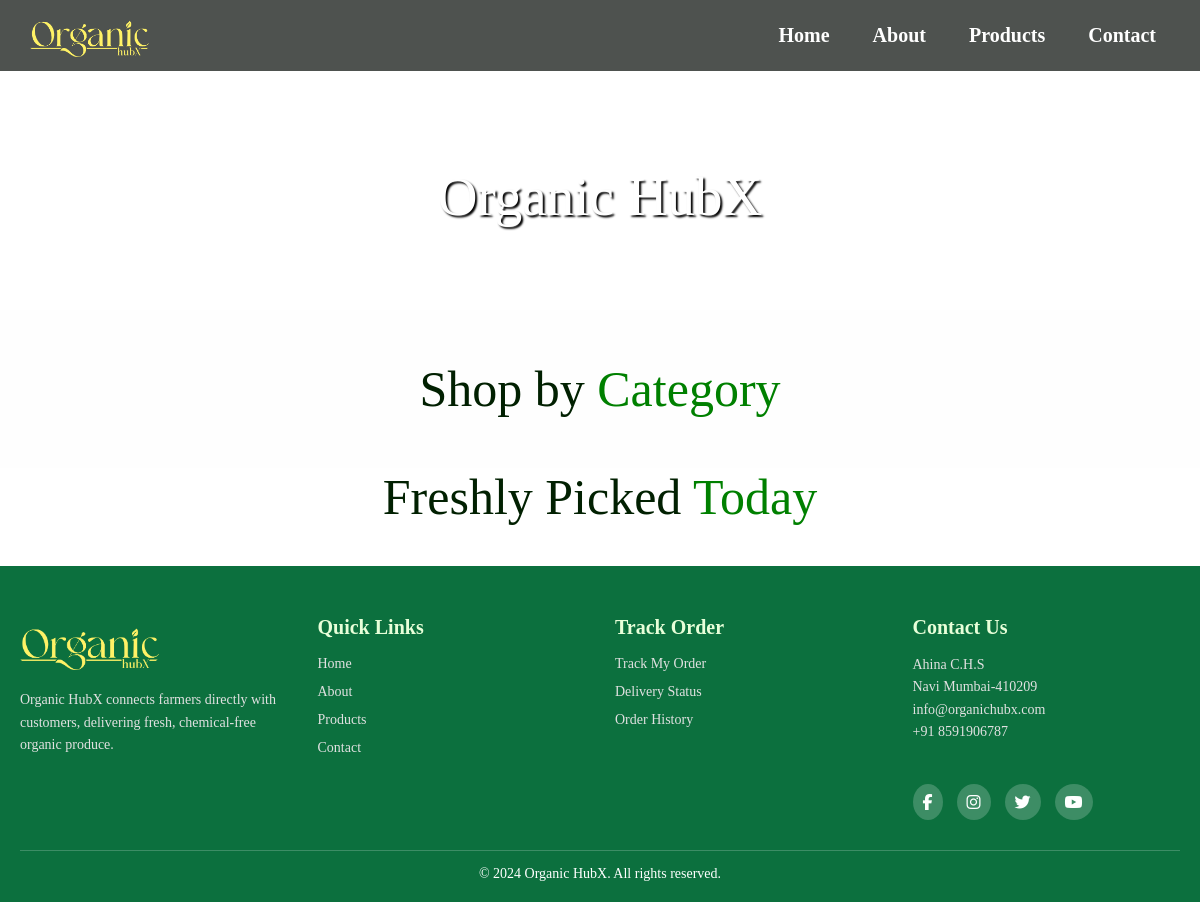
/products/?category=1, run on an earlier commit of the app's database.
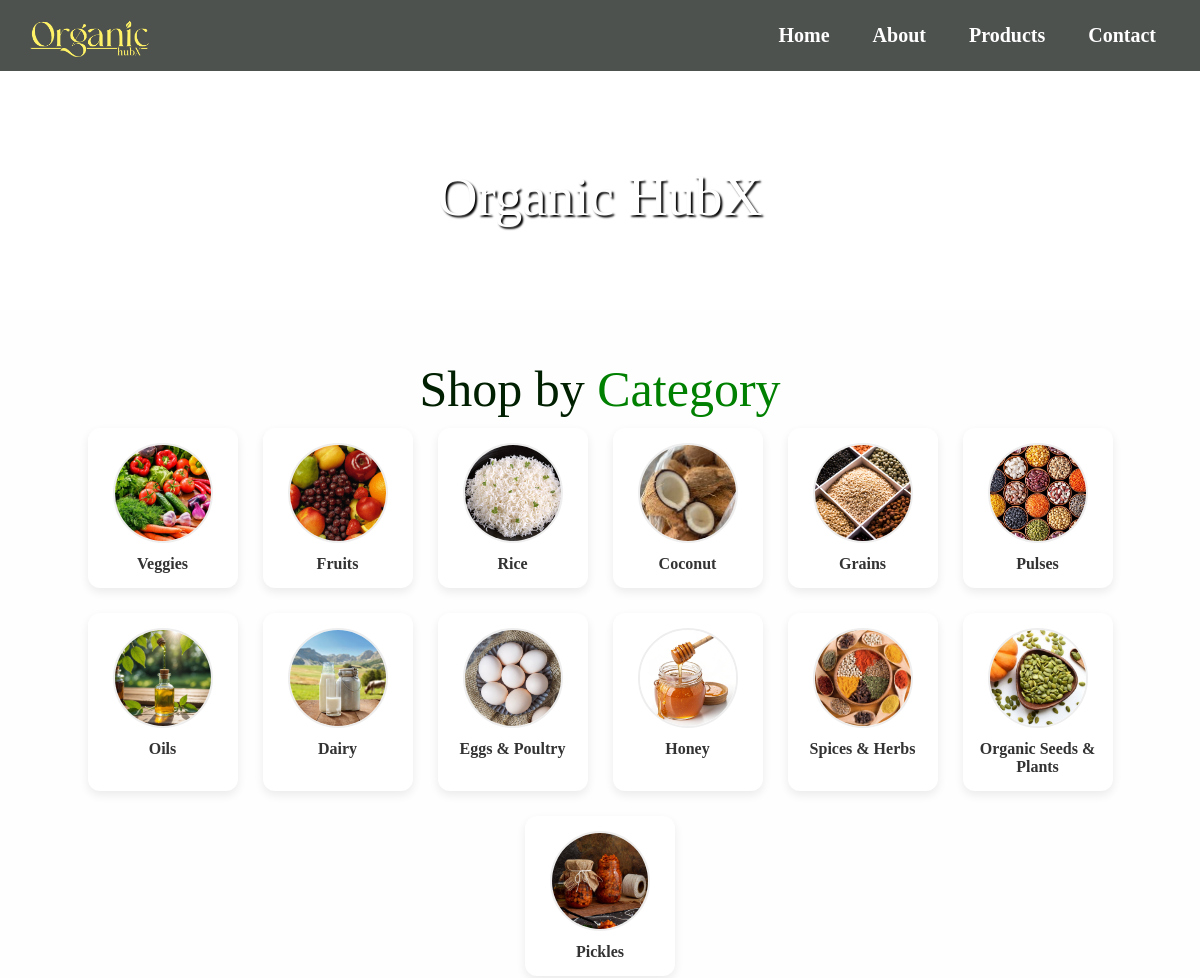
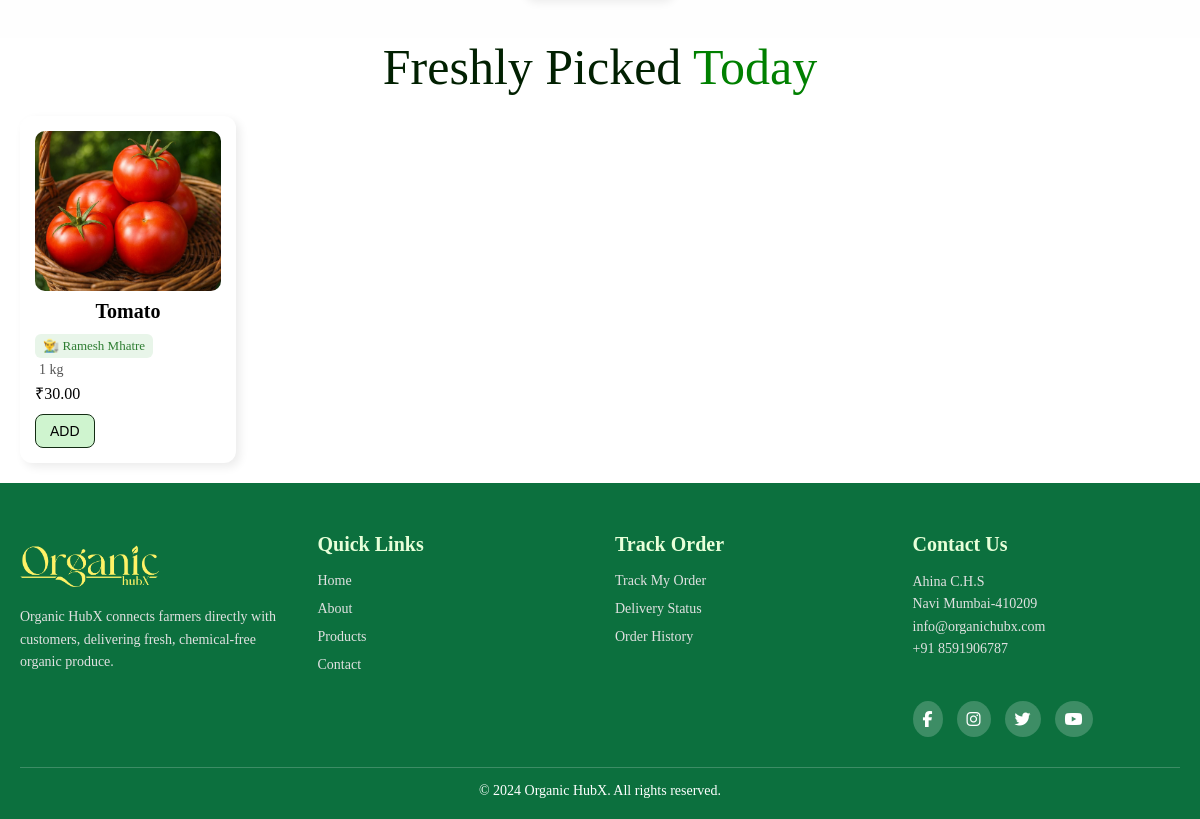
And on a later commit of the database (2 pictures, top to bottom).
### website/models.py (models this page shows, shortened)
class Category(models.Model):
    name = models.CharField(max_length=100)
    image = models.ImageField(upload_to='categories/', blank=True)

class Product(models.Model):
    farmer = models.ForeignKey(User, on_delete=models.CASCADE)
    category = models.ForeignKey(Category, on_delete=models.CASCADE,null=True,blank=True)
    name = models.CharField(max_length=100)
    description = models.TextField()
    price = models.DecimalField(max_digits=10, decimal_places=2)
    quantity = models.PositiveIntegerField()
    UNIT_CHOICES = [
        ('kg', 'Kilogram'),
        ('g', 'Gram'),
        ('l', 'Liter'),
        ('ml', 'Milliliter'),
        ('pcs', 'Pieces'),
    ]
    unit = models.CharField(
        max_length=10,
        choices=UNIT_CHOICES,
        default='kg'
    )
    image = models.ImageField(upload_to='products/')
    created_at = models.DateTimeField(auto_now_add=True)

### website/views.py (the view)
# urls.py: path('products/', views.products, name='products'),
def products(request):
    categories = Category.objects.all()
    products = Product.objects.select_related("farmer", "category")
    category_id = request.GET.get("category")
    if category_id:
        products = products.filter(category_id=category_id)
    return render(request, "website/products.html", {
        "categories": categories,
        "products": products
    })

### website/templates/website/products.html (shortened to what this page needs)
{% load static %}
{% load cart_extras %}
<!DOCTYPE html>
<html lang="en">
<head>
    <link rel="stylesheet" href="{% static 'website/css/style.css' %}">
    <link rel="stylesheet" href="https://cdnjs.cloudflare.com/ajax/libs/font-awesome/6.5.0/css/all.min.css">
    <link rel="stylesheet" href="{% static 'website/css/product.css' %}">
</head>
<body>
<header>
    <div class="container">
        <div class="header-wrap">
            <div class="logo">
                <a href="{% url 'home' %}">
                    <img src="{% static 'website/images/Yellow_logo.png' %}" alt="Organic HubX" width="120">
                </a>
            </div>
            <nav class="menu">
                    <ul class="nav-links">
                        <li><a href="{% url 'home' %}">Home</a></li>
                        <li><a href="{% url 'about' %}">About</a></li>
                        <li><a href="{% url 'products' %}">Products</a></li>
                        <li><a href="{% url 'contact' %}">Contact</a></li>
                    </ul>
                </nav>
        </div>
    </div>
</header>
<section id="image_content">
        <div class="img2"><h1>Organic HubX</h1>
            <h4>Fresh. Clean. Organic.</h4><div>
</section>
    <div class="category-section">
    <h2 class="section-title">Shop by <span>Category</span></h2>
    <div class="category-container">
        {% for cat in categories %}
        <a href="?category={{ cat.id }}" class="category-item">
            <div class="category-image-wrapper">
                {% if cat.image %}
                    <img src="{{ cat.image.url }}" alt="{{ cat.name }}">
                {% else %}
                    <img src="{% static 'website/images/default_category.png' %}" alt="Category">
                {% endif %}
            </div>
            <p class="category-name">{{ cat.name }}</p>
        </a>
        {% endfor %}
    </div>
</div>
    <h2 class="product-title">Freshly Picked <span>Today</span></h2>
    <div class="product-grid">
        {% for product in products %}
        <div class="product-card">
            <img src="{{ product.image.url }}">
            <h4>{{ product.name }}</h4>
            <div class="farmer-badge">
                <p>👨‍🌾 {{ product.farmer.first_name }}</p>
            </div>
            <p class="unit">
                {{ product.quantity }} {{ product.unit }}
            </p>
            <p>₹{{ product.price }}</p>
            <form onsubmit="return false;">
                <button
                    type="button"
                    class="add-btn"
                    onclick="addToCart('{{ product.id }}')">
                    ADD
                </button>
            </form>
        </div>
        {% endfor %}
    </div>
<footer class="main-footer">
    <div class="footer-container">
        <div class="footer-box">
            <img src="{% static 'website/images/Yellow_logo.png' %}" class="footer-logo">
            <p>
                Organic HubX connects farmers directly with customers,
                delivering fresh, chemical-free organic produce.
            </p>
        </div>
        <div class="footer-box">
            <h4>Quick Links</h4>
            <ul>
                <li><a href="{% url 'home' %}">Home</a></li>
                <li><a href="{% url 'about' %}">About</a></li>
                <li><a href="{% url 'products' %}">Products</a></li>
                <li><a href="{% url 'contact' %}">Contact</a></li>
            </ul>
        </div>
        <div class="footer-box">
            <h4>Track Order</h4>
            <ul>
                <li><a href="{% url 'track_order' %}">Track My Order</a></li>
                <li><a href="#">Delivery Status</a></li>
                <li><a href="#">Order History</a></li>
            </ul>
        </div>
        <div class="footer-box">
            <h4>Contact Us</h4>
            <p>Ahina C.H.S </p>
            <p>Navi Mumbai-410209</p>
            <p>info@organichubx.com</p>
            <p>+91 8591906787</p>
            <div class="socials">
                <i class="fab fa-facebook-f"></i>
                <i class="fab fa-instagram"></i>
                <i class="fab fa-twitter"></i>
                <i class="fab fa-youtube"></i>
            </div>
        </div>
    </div>
    <div class="footer-bottom">
        <p>© 2024 Organic HubX. All rights reserved.</p>
    </div>
</footer>
</body>
</html>

### website/static/website/css/style.css (style rules this page uses)
* { margin: 0; padding: 0; box-sizing: border-box; }
section { width: 100%; box-sizing: border-box; }
.container { width: 100%; padding: 0 30px; background-color: rgba(10, 16, 12, 0.72); position: fixed; top: 0; left: 0; z-index: 100; }
.header-wrap { display: flex; align-items: center; justify-content: space-between; padding: 10px 0; }
.menu { display: flex; align-items: center; gap: 20px; }
.nav-links { display: flex; align-items: center; }
.nav-links li { list-style: none; margin-left: 15px; }
.menu ul li a { color: white; text-decoration: none; font-family: Henotica; font-weight: bold; font-size: 20px; padding: 6px 14px; border-radius: 20px; transition: transform 0.3s ease, text-decoration 0.3s ease; }
.main-footer { background: #0c703e; color: #fff; padding: 50px 20px 20px; }
.footer-container { max-width: 1200px; margin: auto; display: grid; grid-template-columns: repeat(auto-fit, minmax(220px, 1fr)); gap: 30px; }
.footer-box h4 { margin-bottom: 15px; font-size: 20px; font-family:Henotica; color: #e8ffd9; }
.footer-box p { font-size: 14px; line-height: 1.6; color: #e1e1e1; }
.footer-logo { width: 140px; margin-bottom: 15px; }
.footer-box ul { list-style: none; }
.footer-box ul li { margin-bottom: 10px; }
.footer-box ul li a { color: #e1e1e1; text-decoration: none; font-size: 14px; transition: 0.3s; }
.socials { margin-top: 40px; }
.socials i { background: rgba(255,255,255,0.2); padding: 10px; border-radius: 50%; margin-right: 10px; cursor: pointer; }
.footer-bottom { text-align: center; border-top: 1px solid rgba(255,255,255,0.2); margin-top: 30px; padding-top: 15px; font-size: 14px; }

### website/static/website/css/product.css (style rules this page uses)
.category-section { padding: 40px 20px; background-color: #fefefe; text-align: center; }
.section-title { font-family: Mogilte; text-align: center; font-weight:lighter; font-size: 50px; margin:10px; color:rgb(1, 32, 1); }
.section-title span { color:green; }
.category-container { display: flex; flex-wrap: wrap; justify-content: center; gap: 25px; }
.category-item { display: flex; flex-direction: column; align-items: center; width: 150px; text-decoration: none; color: #333; background-color: #fff; border-radius: 12px; padding: 15px; box-shadow: 0 4px 10px rgba(0,0,0,0.08); transition: transform 0.3s, box-shadow 0.3s; }
.category-image-wrapper { width: 100px; height: 100px; margin-bottom: 12px; }
.category-image-wrapper img { width: 100%; height: 100%; object-fit: cover; border-radius: 50%; border: 2px solid #eee; transition: border-color 0.3s; }
.category-name { font-size: 16px; font-weight: 600; text-align: center; font-family: Henotica; }
#image_content { height:310px; width: 100%; display: flex; justify-content: center; }
.img2 { margin-top: 90px; height:250px; width:1300px; animation: photos 10s infinite ease-in-out; border-radius: 20px; background-size: cover; background-position: center; background-repeat: no-repeat; }
.img2 h1 { font-size: 55px; text-shadow: 2px 2px 2px black; padding-top: 75px; color:white; font-family: Mogilte; font-weight:lighter; text-align: center; }
.img2 h4 { font-size: 30px; margin-top: 0; color: white; text-align: center; font-family: Begiano Serif; font-weight: lighter; }
.product-title { font-family: Mogilte; text-align: center; font-weight:lighter; font-size: 50px; color:rgb(1, 32, 1); }
.product-title span { color:green; }
.product-grid { display: grid; grid-template-columns: repeat(auto-fill, minmax(200px, 1fr)); gap: 20px; padding: 20px; }
.product-card { background: #fff; border-radius: 12px; padding: 15px; box-shadow: 4px 4px 10px rgba(0,0,0,0.08); transition: transform 0.2s ease; }
.product-card h4 { text-align: center; font-family: Henotica; font-size: 20px; padding: 5px; }
.product-card img { width: 100%; height: 160px; object-fit: cover; border-radius: 10px; }
.unit { color: #555; font-size: 14px; padding: 4px; }
.add-btn { background:rgba(193, 241, 193, 0.778) ; border: 1px solid rgb(19, 44, 19); color: black; padding: 8px 14px; border-radius: 8px; font-size: 14px; cursor: pointer; margin-top: 10px; }
.farmer-badge { font-size: 13px; color: #2e7d32; background: #e8f5e9; display: inline-block; padding: 4px 8px; align-items: center; border-radius: 6px; margin-top: 6px; }

What changed in the data, as far as the page shows it:
added Category: image (picture), name "Veggies"
added Category: image (picture), name "Fruits"
added Category: image (picture), name "Rice"
added Category: image (picture), name "Coconut"
added Category: image (picture), name "Grains"
added Category: image (picture), name "Pulses"
added Category: image (picture), name "Oils"
added Category: image (picture), name "Dairy"
added Category: image (picture), name "Eggs & Poultry"
added Category: image (picture), name "Honey"
added Category: image (picture), name "Spices & Herbs"
added Category: image (picture), name "Organic Seeds & Plants"
added Category: image (picture), name "Pickles"
added Product: image (picture), name "Tomato", farmer.first_name "Ramesh Mhatre", quantity "1", unit "kg", price "30.00"
